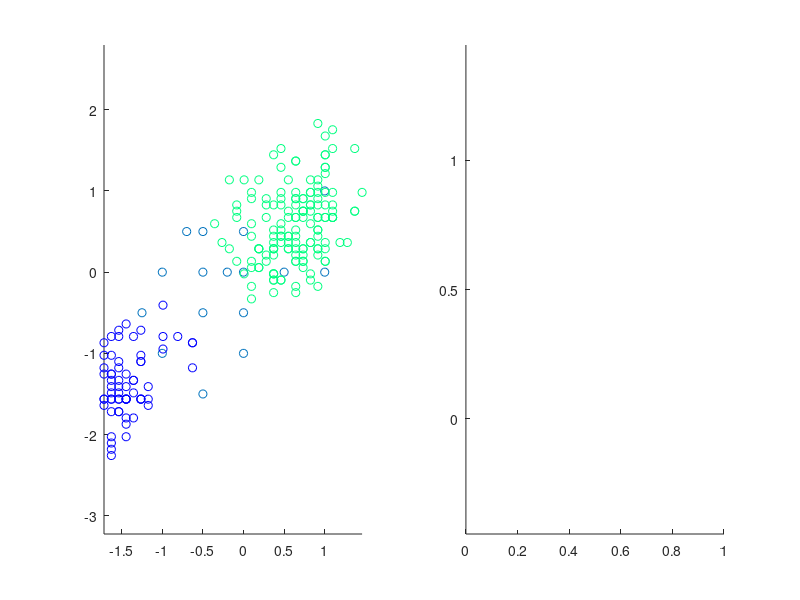

Write MATLAB code to recreate this figure. (Note: this script raises an error after producing the figure.)
%% we use the old faithful dataset

load('train_oldfaithful.mat')
n = length(x);
t = t*0.5 + 0.5;
%add row for bias values
x = [ones(n,1) x];

alpha = 0.5;

num_hidden = 1;
num_input = size(x , 2);
num_output = size(t , 2);

%% weights w and v random intialization
v1 = random('unif',-1,1,3,1);
w1 = random('unif',-1,1,2,1);

%% repeat until win
stop = false;
cnt = 1;
reps = 0;
while not(stop) && not(reps == 10)
    %feedforward
    z_in = x(cnt , :) * v1;
    z = [1 1./(1 + exp(-z_in))];
    y_in = z * w1;
    y = 1./(1 + exp(-y_in));
    
    %backpropagation
    delta = (t(cnt) - y) * (1./(1 + exp(-y_in))) * (1 - 1./(1 + exp(-y_in)));
    delta_w = alpha * delta * z;
    delta_in = delta * w1(2);
    delta_back = delta_in * (1./(1 + exp(-z_in))) * (1 - 1./(1 + exp(-z_in)));
    delta_v = alpha * delta_back * x(cnt , :);
    
    % update weights
    w1 = w1 + delta_w.';
    v1 = v1 + delta_v.';
    
    cnt = cnt + 1;
    if cnt == n
        cnt = 1;
        reps = reps + 1;
    end
    %stop =true;
end

%% test the network

figure()
colormap(winter)
%load the testing data
load('test_oldfaithful.mat')
m = length(x_test);
input = [ones(m , 1) , x_test];
%calculate the labels that are assigned by the backpropagation network
z_test_in = input * v1;
z_test = [ones(m,1) 1./(1 + exp(-z_test_in))];
y_test_in = z_test * w1;
y_test = 1./(1 + exp(-y_test_in));
labels = y_test >= 0.5;

%plot them next to another so that you can see that the teting data is
%classified correctly
subplot(1,2,1)
hold on;
axis equal;
scatter(x_test(:,1) , x_test(:,2))
scatter(x(:,2),x(:,3),[],t)

subplot(1,2,2)
hold on;
axis equal;
scatter(x_test(:,1) , x_test(:,2) , [] , labels)
scatter(x(:,2),x(:,3),[],t)
